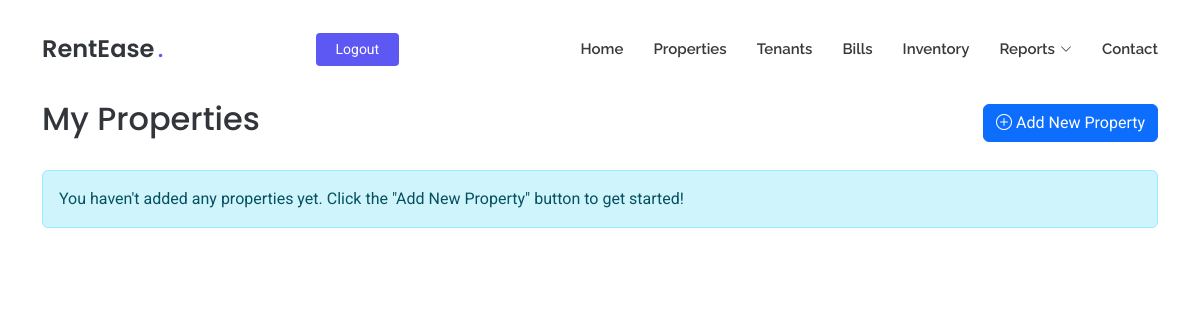
Page /my-properties (signed in) on the earlier database version.
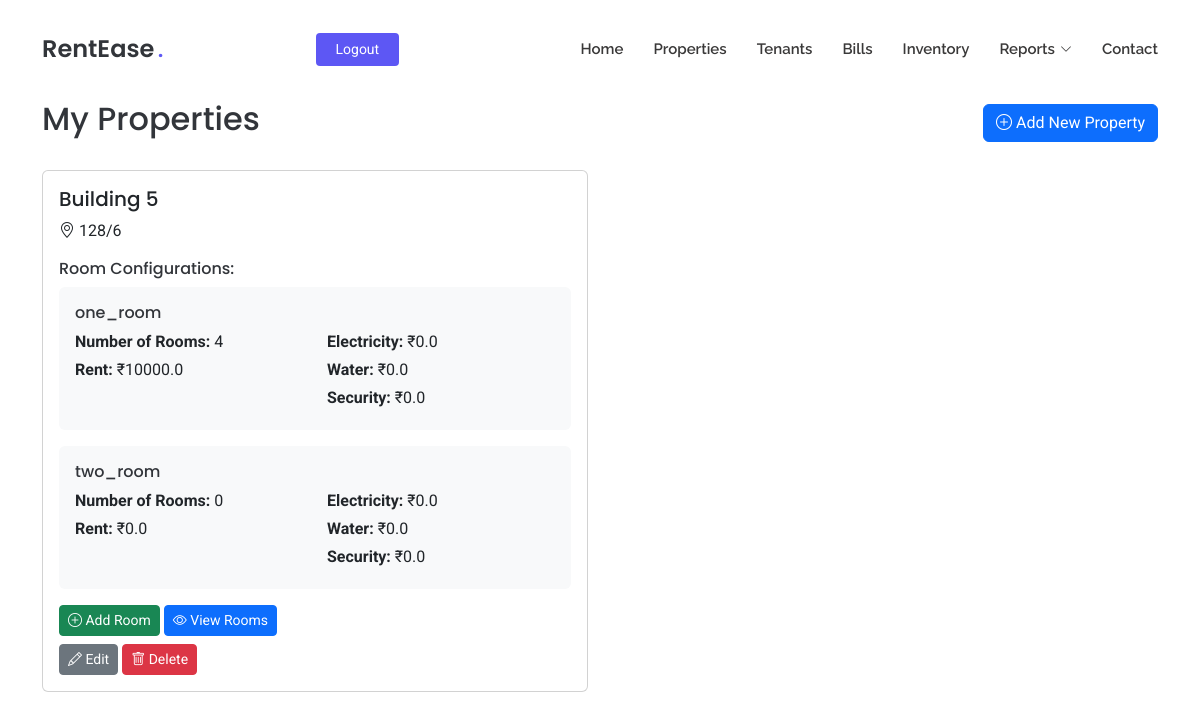
Same page on the later database version.
### tables this page shows
CREATE TABLE room_configurations
                 (id INTEGER PRIMARY KEY AUTOINCREMENT,
                  property_id INTEGER NOT NULL,
                  room_type TEXT NOT NULL,
                  room_count INTEGER NOT NULL,
                  rent REAL NOT NULL,
                  electricity_charge REAL NOT NULL,
                  water_charge REAL NOT NULL,
                  security_deposit REAL NOT NULL,
                  FOREIGN KEY (property_id) REFERENCES properties (id));

CREATE TABLE properties
                 (id INTEGER PRIMARY KEY AUTOINCREMENT,
                  name TEXT NOT NULL,
                  address TEXT NOT NULL,
                  user_id INTEGER NOT NULL,
                  FOREIGN KEY (user_id) REFERENCES users (id));

### app/routes.py (the view)
@app.route('/my-properties')
def my_properties():
    if 'user_id' not in session:
        flash('Please login to access this page', 'warning')
        return redirect(url_for('login'))
    conn = get_db()
    c = conn.cursor()
    properties_data = c.execute('''
        SELECT p.id, p.name, p.address,
               rc.id as room_config_id, rc.room_type, rc.room_count,
               rc.rent, rc.electricity_charge, rc.water_charge, rc.security_deposit
        FROM properties p
        LEFT JOIN room_configurations rc ON p.id = rc.property_id
        WHERE p.user_id = ?
        ORDER BY p.id, rc.room_type -- Order by property and then room type
    ''', (session['user_id'],)).fetchall()
    formatted_properties = []
    current_property = None
    for row in properties_data:
        if current_property is None or current_property['id'] != row['id']:
            if current_property is not None:
                formatted_properties.append(current_property)
            current_property = {
                'id': row['id'],
                'name': row['name'],
                'address': row['address'],
                'room_configurations': [] # Renamed key to be more accurate
            }
        if row['room_config_id']: # Check if rc.id is not NULL
             current_property['room_configurations'].append({
                'id': row['room_config_id'],
                'room_type': row['room_type'],
                'room_count': row['room_count'],
                'rent': row['rent'],
                'electricity_charge': row['electricity_charge'],
                'water_charge': row['water_charge'],
                'security_deposit': row['security_deposit']
            })
    if current_property is not None:
        formatted_properties.append(current_property)
    conn.close()
    return render_template('my_properties.html',
                         properties=formatted_properties)

### app/routes.py (called while the page is built)
def get_db():
    conn = sqlite3.connect('rentease.db')
    conn.row_factory = sqlite3.Row
    return conn

### app/templates/my_properties.html (shortened to what the changed rows need)
<!DOCTYPE html>
<html lang="en">
<head>
  <link href="{{ url_for('static', filename='assets/vendor/bootstrap/css/bootstrap.min.css') }}" rel="stylesheet">
  <link href="{{ url_for('static', filename='assets/vendor/bootstrap-icons/bootstrap-icons.css') }}" rel="stylesheet">
  <link href="{{ url_for('static', filename='assets/vendor/aos/aos.css') }}" rel="stylesheet">
  <link href="{{ url_for('static', filename='assets/css/main.css') }}" rel="stylesheet">
</head>
<body class="index-page">
  <header id="header" class="header d-flex align-items-center fixed-top">
    <div class="container position-relative d-flex align-items-center justify-content-between">
      <a href="{{ url_for('index') }}" class="logo d-flex align-items-center me-auto me-xl-0">
        <h1 class="sitename">RentEase</h1><span>.</span>
      </a>
    </div>
  </header>
  <main class="main" style="margin-top: 100px;">
    <div class="container mt-5">
      <div class="d-flex justify-content-between align-items-center mb-4">
        <h2>My Properties</h2>
        <a href="{{ url_for('add_property') }}" class="btn btn-primary">
        </a>
      </div>
      {% if properties %}
        <div class="row">
          {% for property in properties %}
          <div class="col-md-6 mb-4">
            <div class="card h-100">
              <div class="card-body">
                <h5 class="card-title">{{ property.name }}</h5>
                <p class="card-text"><i class="bi bi-geo-alt"></i> {{ property.address }}</p>
                <div class="mt-3">
                  <h6>Room Configurations:</h6>
                  {% for room_config in property.room_configurations %}
                  <div class="mb-3 p-3 bg-light rounded">
                    <h6 class="mb-2">{{ room_config.room_type }}</h6>
                    <div class="row">
                      <div class="col-6">
                        {% if room_config.room_count is not none %}
                            <p class="mb-1"><strong>Number of Rooms:</strong> {{ room_config.room_count }}</p>
                        {% endif %}
                        <p class="mb-1"><strong>Rent:</strong> ₹{{ room_config.rent }}</p>
                      </div>
                      <div class="col-6">
                        <p class="mb-1"><strong>Electricity:</strong> ₹{{ room_config.electricity_charge }}</p>
                        <p class="mb-1"><strong>Water:</strong> ₹{{ room_config.water_charge }}</p>
                        <p class="mb-1"><strong>Security:</strong> ₹{{ room_config.security_deposit }}</p>
                      </div>
                    </div>
                  </div>
                  {% endfor %}
                  <div class="mt-3">
                    <div class="mb-2">
                      <button type="button" class="btn btn-success btn-sm" data-bs-toggle="modal" data-bs-target="#addRoomModal{{ property.id }}">
                        <i class="bi bi-plus-circle"></i> Add Room
                      </button>
                      <a href="{{ url_for('view_rooms', property_id=property.id, source='properties') }}" class="btn btn-primary btn-sm">
                        <i class="bi bi-eye"></i> View Rooms
                      </a>
                    </div>
                    <div>
                      <a href="{{ url_for('edit_property', property_id=property.id) }}" class="btn btn-secondary btn-sm">
                        <i class="bi bi-pencil"></i> Edit
                      </a>
                      <button type="button" class="btn btn-danger btn-sm" data-bs-toggle="modal" data-bs-target="#deletePropertyModal{{ property.id }}">
                        <i class="bi bi-trash"></i> Delete
                      </button>
                    </div>
                  </div>
                </div>
              </div>
            </div>
          </div>
          {% endfor %}
        </div>
      {% else %}
        <div class="alert alert-info">
          You haven't added any properties yet. Click the "Add New Property" button to get started!
        </div>
      {% endif %}
    </div>
  </main>
</body>
</html>

Differences in the rows shown:
added room_configurations: name "Building 5", address "128/6", room_type "one_room", room_count "4", rent "10000.0", electricity_charge "0.0", water_charge "0.0", security_deposit "0.0"
added room_configurations: room_type "two_room", room_count "0", rent "0.0", electricity_charge "0.0", water_charge "0.0", security_deposit "0.0", shown under "Building 5"
Other differences:
text no longer shown: "You haven't added any properties yet. Click the \"Add New Property\" button to get started!"
